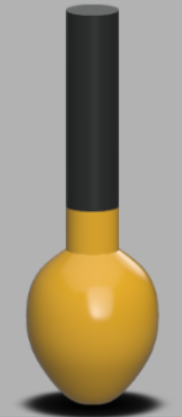
#> input picture classical_cv/data/ground_truth/north.png, 182 x 417 px
$ jupyter execute segment_matching.ipynb
#> lines starting #> are read from the running program, lines starting #| are printed output that depends on the picture; after the words box and inside, x2 and y2 are one past the last pixel; in counts of white or black regions, pixels touching at a corner belong together
[cell 1]
import cv2
import numpy as np
import matplotlib.pyplot as plt
from scipy import ndimage

[cell 2]
north = cv2.imread('../data/ground_truth/north.png')
#> north is the input picture: shape (417, 182, 3); mean B, G, R 124, 146.1, 156.5
north = cv2.cvtColor(north, cv2.COLOR_BGR2RGB)
ground_truth_res = (north.shape[1], north.shape[0])
#> ground_truth_res = (182, 417)

south = cv2.imread('../data/ground_truth/south.png')
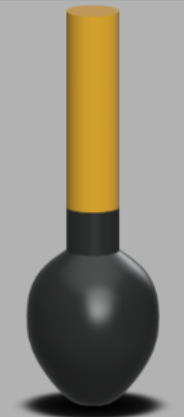
#> input picture classical_cv/data/ground_truth/south.png, 184 x 417 px
#> south is the input picture: shape (417, 184, 3); mean B, G, R 124.2, 138.1, 144.2
south = cv2.cvtColor(south, cv2.COLOR_BGR2RGB)
south = cv2.resize(south, ground_truth_res)
#> south: shape (417, 182, 3)

east = cv2.imread('../data/ground_truth/east.png')
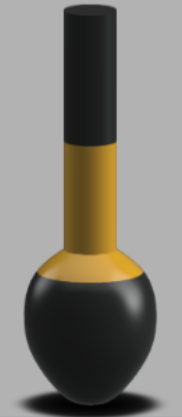
#> input picture classical_cv/data/ground_truth/east.png, 182 x 417 px
#> east is the input picture: shape (417, 182, 3); mean B, G, R 119.5, 127.2, 130.9
east = cv2.cvtColor(east, cv2.COLOR_BGR2RGB)
east = cv2.resize(east, ground_truth_res)

west = cv2.imread('../data/ground_truth/west.png')
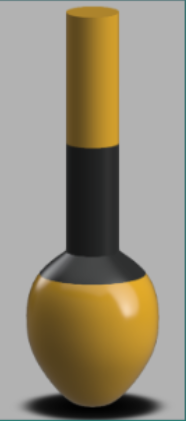
#> input picture classical_cv/data/ground_truth/west.png, 186 x 421 px
#> west is the input picture: shape (421, 186, 3); mean B, G, R 122.3, 141.2, 149.4
west = cv2.cvtColor(west, cv2.COLOR_BGR2RGB)
west = cv2.resize(west, ground_truth_res)
#> west: shape (417, 182, 3)


img = cv2.imread('../data/cardinal_buoy.png')
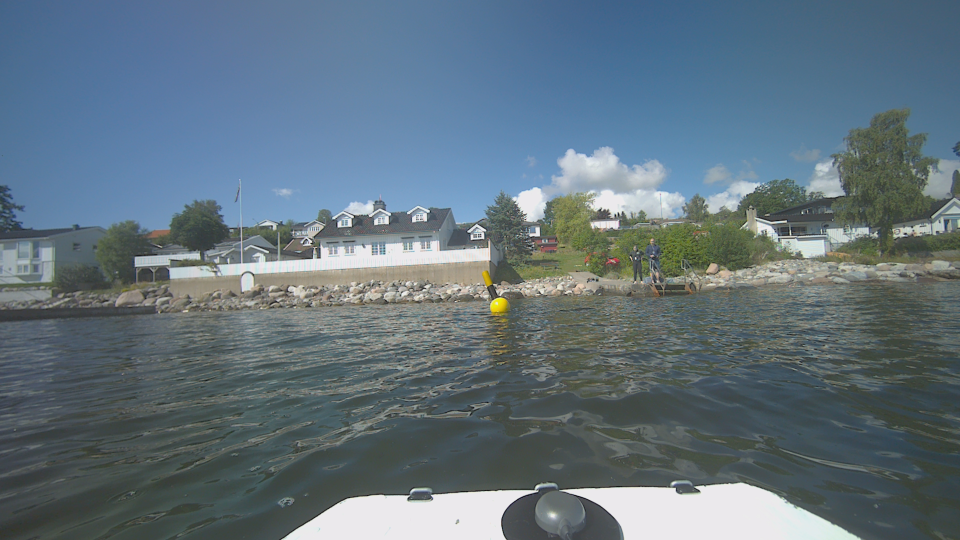
#> input picture classical_cv/data/cardinal_buoy.png, 1920 x 1080 px (shown at 1/2 size)
#> img is the input picture: shape (1080, 1920, 3); mean B, G, R 125.7, 115, 97.7
buoy = img[530+10:650-20, 950+1:1030]
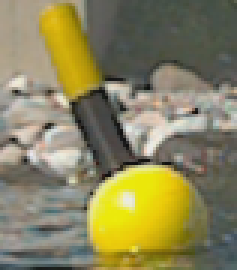
#> buoy: shape (90, 79, 3) (shown 3 times larger); mean B, G, R 92.8, 131.8, 137.2
buoy = cv2.cvtColor(buoy, cv2.COLOR_BGR2RGB)
buoy = cv2.resize(buoy, ground_truth_res)
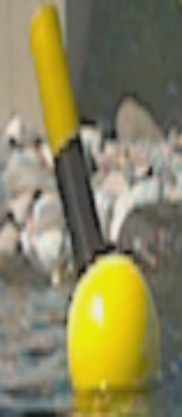
#> buoy: shape (417, 182, 3); mean R, G, B 137.1, 131.7, 92.7


fig, axs = plt.subplots(1, 5)
axs[0].imshow(north)
axs[1].imshow(south)
axs[2].imshow(east)
axs[3].imshow(west)
axs[4].imshow(buoy)

[cell 3]
buoy_angle = 20
buoy = ndimage.rotate(buoy, -buoy_angle, reshape=False)
buoy = cv2.resize(buoy, ground_truth_res)


keypoints = np.array([(15, 380), (17, 350), (40, 300), (60, 270), (85, 20), (130, 15), (95, 250), (120, 300), (100, 400)], np.int32)
keypoints = keypoints.reshape((-1, 1, 2))


buoy_drawn = np.copy(buoy)
cv2.polylines(buoy_drawn, [keypoints], isClosed=True, color=(0, 255, 0), thickness=2)
#> buoy_drawn: shape (417, 182, 3); mean R, G, B 111.7, 114.7, 70.3

for point in keypoints:
    cv2.circle(buoy_drawn, tuple(point[0]), 5, color=(255, 0, 0), thickness=-1)
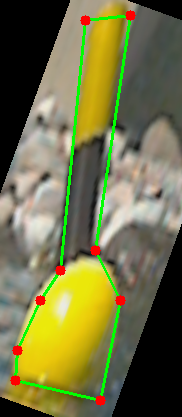
#> buoy_drawn: shape (417, 182, 3); mean R, G, B 113.3, 113, 69.8

plt.imshow(buoy_drawn)
plt.show()

[cell 4]
# get a mask from the keypoints, then show original image where mask is true, and leave black elsewhere
mask = np.zeros(buoy.shape, dtype=np.uint8)
cv2.fillPoly(mask, [keypoints], color=(255, 255, 255))
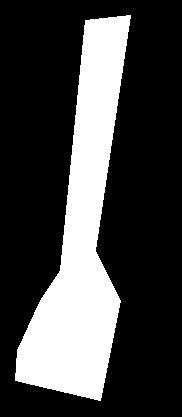
#> mask: shape (417, 182, 3); 26.4% white; 1 white region, box (x1, y1, x2, y2) and area: (15, 15, 131, 401) 20034

buoy_masked = np.copy(buoy)
buoy_masked[mask == 0] = 0
plt.imshow(buoy_masked)
print(buoy.shape)
#| (417, 182, 3)
print(north.shape)
#| (417, 182, 3)


north_masked = np.copy(north)
north_masked[mask == 0] = 0

south_masked = np.copy(south)
south_masked[mask == 0] = 0

east_masked = np.copy(east)
east_masked[mask == 0] = 0

west_masked = np.copy(west)
west_masked[mask == 0] = 0
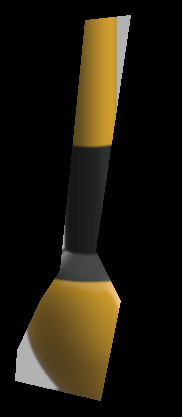
#> west_masked: shape (417, 182, 3); mean R, G, B 31.4, 25.8, 13.9

fig, axs = plt.subplots(1, 5)
axs[0].imshow(north_masked)
axs[1].imshow(south_masked)
axs[2].imshow(east_masked)
axs[3].imshow(west_masked)
buoy_masked = cv2.resize(buoy_masked, ground_truth_res)
axs[4].imshow(buoy_masked)

[cell 5]
names = ("north", "south", "east", "west")
buoys = (north_masked, south_masked, east_masked, west_masked)
costs = []
lowest_cost = np.inf

# compare the masked buoy to each of the masked reference buoys
for i, ref_buoy in enumerate(buoys):
    cost = np.sum(np.abs(buoy_masked - ref_buoy))
    costs.append(cost)
    if cost < lowest_cost:
        lowest_cost = cost
        lowest_cost_idx = i
#> this loop made 4 passes
#> (cost, lowest_cost, lowest_cost_idx) on passes 1, 4: (7251914, 7251914, 0), (6932756, 6932756, 3)
#> cost on passes 2 to 3: 8313656, 8859965
#> after the loop, costs = [7251914, 8313656, 8859965, 6932756]; lowest_cost = 6932756; lowest_cost_idx = 3

print(costs)
#| [7251914, 8313656, 8859965, 6932756]

[cell 6]
fig, ax = plt.subplots()
bar_colors = ['tab:red', 'tab:red', 'tab:red', 'tab:red']
bar_colors[lowest_cost_idx] = 'tab:green'

ax.bar(names, costs, color=bar_colors)
plt.show()
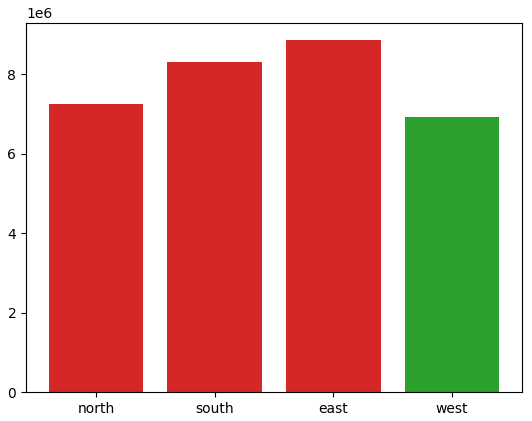
#> figure drawn by matplotlib, 1 panel; tallest bar 8859965 high, from x = 1.6 to 2.4
